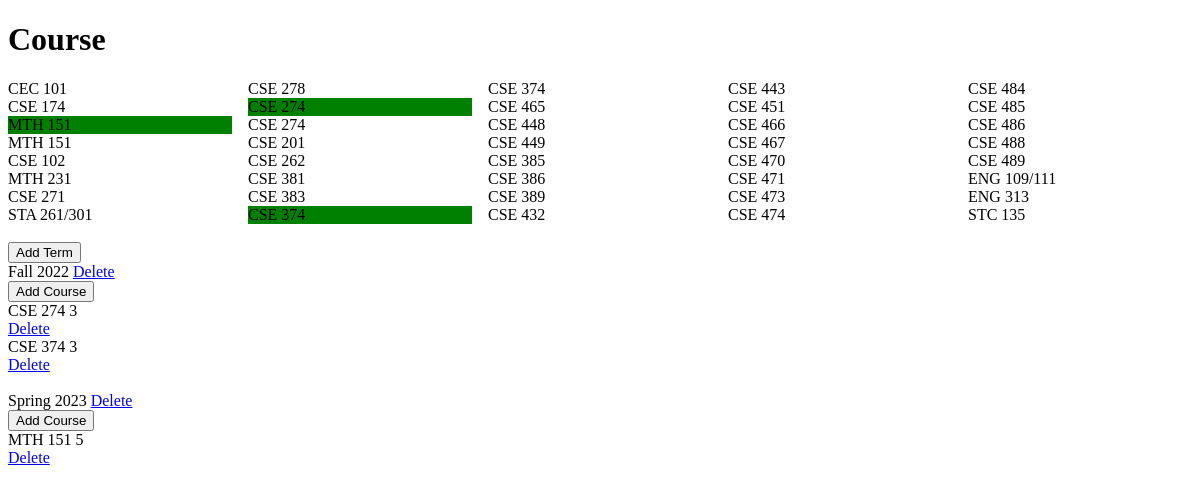
Before: / with the older database file.
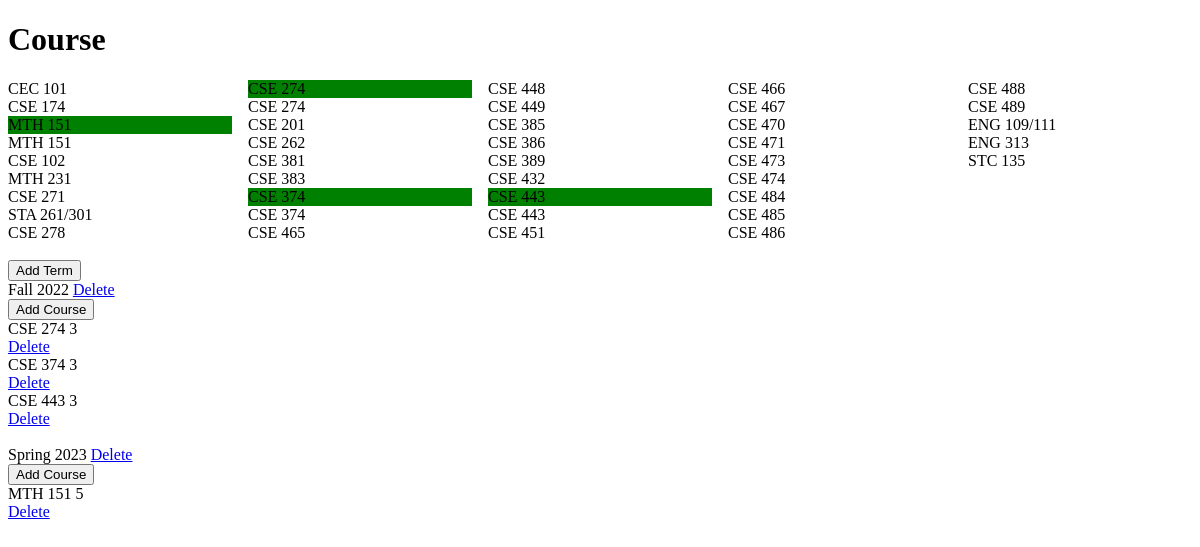
After: the same page with the newer database file.
### tables this page shows
CREATE TABLE StudentCourses (
                    id INTEGER PRIMARY KEY AUTOINCREMENT,
                    termId INTEGER,
                    name VARCHAR(255) NOT NULL,
                    hours INTEGER
                    );

CREATE TABLE Terms (
                    id INTEGER PRIMARY KEY AUTOINCREMENT,
                    term VARCHAR(255) NOT NULL,
                    year INTEGER
                    );

### server.py (the view)
@app.route('/')
def index():
    courses = []
    conn = db.connection()
    cursor = conn.cursor()
    course_cores = cs.CSE.core
    course_electives = cs.CSE.elective
    course_others = cs.CSE.other
    cursor = cursor.execute("SELECT id, term, year FROM Terms")
    terms = cursor.fetchall()
    cursor = cursor.execute("SELECT termId, name, hours FROM StudentCourses")
    student_courses = cursor.fetchall()
    conn.close()
    return render_template("index.html", course_cores=course_cores,
                                         course_electives=course_electives,
                                         course_others=course_others,
                                         terms=terms,
                                         student_courses=student_courses)

### db.py (called while the page is built)
def connection():
    try:
        conn = sqlite3.connect('planner.db')
    except sqlite3.error as e:
        print(e)
    return conn

### templates/index.html (shortened to what this page needs)
<!DOCTYPE html>
<html lang="en">
<head>
</head>
<body>
    <h1>Course</h1>
    <div id = "requirements">
        <div id = "cores">
        {% for course in course_cores %}
            {% for student_course in student_courses %}
                {% if course == student_course[1] %}
                    <div style="background:green"> {{ course }} </div>
                {% endif %}
            {% endfor %}
            <div style="background:white"> {{ course }} </div>
        {% endfor %}
        </div>
        <div id = "electives">
            {% for course in course_electives %}
                {% for student_course in student_courses %}
                    {% if course == student_course[1] %}
                        <div style="background:green"> {{ course }} </div>
                    {% endif %}
                {% endfor %}
                <div style="background:white"> {{ course }} </div>
            {% endfor %}
        </div>
        <div id = "others">
            {% for course in course_others %}
                <div style="background:white"> {{ course }} </div>
            {% endfor %}
        </div>
    </div>
    <br>
    <div id = "terms">
        <a href="/add/term"><button> Add Term </button></a>
        {% for term in terms %}
            <div id = "term">
                <a> {{ term[1] }} {{ term[2] }} </a>
                <a href="/delete/term/{{ term[0] }}">Delete</a>
                <br>
                <a href="/add/course/{{ term[0] }}"><button> Add Course </button></a>
                {% for course in student_courses %}
                    {% if term[0] == course[0] %}
                        <div>{{ course[1] }} {{ course[2] }} </div>
                        <a href="/delete/course/{{ course[0] }}">Delete</a>
                    {% endif %}
                {% endfor %}
            </div>
            <br>
        {% endfor %}
    </div>
</body>
</html>

### templates/index.html (style rules this page uses)
#requirements { column-count: 5; }

Changed rows visible on the page:
added StudentCourses: name "CSE 443", hours "3"
